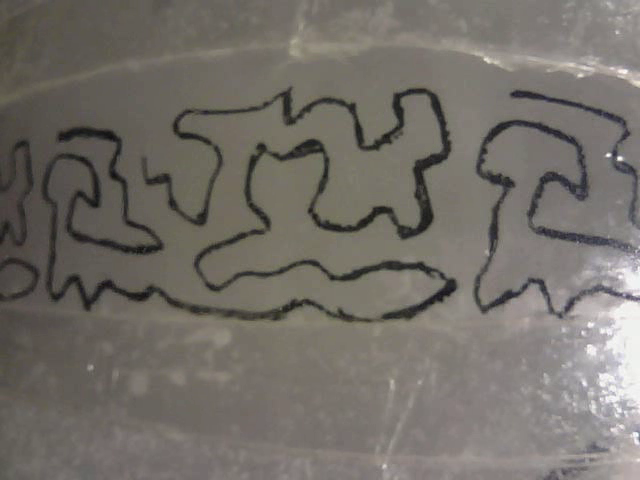
#> input picture frame 30 of experiments/contraction_prediction/skin_test/video_20260227_152058.mp4, 640 x 480 px, given in place of the camera
$ python live_extraction.py
#> lines starting #> are read from the running program, lines starting #| are printed output that depends on the picture; after the words box and inside, x2 and y2 are one past the last pixel; in counts of white or black regions, pixels touching at a corner belong together
"""
Live pattern extraction preview.
Shows the camera feed with the ROI highlighted, and the extracted pattern side-by-side.
Press Q or ESC to quit.
"""

import cv2
import json
import os
import sys
import numpy as np
from datetime import datetime

# ── Find camera ──────────────────────────────────────────────────────────────
def find_camera_index(target_w: int = 640, target_h: int = 480, fallback: int = 0) -> int:
    for i in range(6):
        cap = cv2.VideoCapture(i)
        if cap.isOpened():
            w = int(cap.get(cv2.CAP_PROP_FRAME_WIDTH))
            h = int(cap.get(cv2.CAP_PROP_FRAME_HEIGHT))
            cap.release()
            if w == target_w and h == target_h:
                return i
    return fallback

CAM_INDEX = find_camera_index(640, 480)

# ── Load ROI ─────────────────────────────────────────────────────────────────
_roi_path = os.path.join(os.path.dirname(__file__), '..', 'roi.json')
with open(os.path.abspath(_roi_path)) as f:
#> (reads roi.json from the repository)
    _roi = json.load(f)
RX, RY, RW, RH = _roi['x'], _roi['y'], _roi['w'], _roi['h']

# ── Pattern extraction ────────────────────────────────────────────────────────
_clahe = cv2.createCLAHE(clipLimit=2.0, tileGridSize=(8, 8))

def _homomorphic(gray: np.ndarray, sigma: float = 60) -> np.ndarray:
    log_img = np.log(gray.astype(np.float32) + 1.0)
    blur = cv2.GaussianBlur(log_img, (0, 0), sigma)
    filtered = 0.5 * blur + 1.5 * (log_img - blur)
    out = np.exp(filtered) - 1.0
    return cv2.normalize(out, None, 0.0, 255.0, cv2.NORM_MINMAX).astype(np.uint8)


def extract_pattern(bgr_frame: np.ndarray) -> np.ndarray:
    gray = cv2.cvtColor(bgr_frame, cv2.COLOR_BGR2GRAY)
    # Remove specular glare before local contrast enhancement
    gray = _homomorphic(gray)
    # Enhance local contrast so ink stands out even in dim lighting
    enhanced = _clahe.apply(gray)
    # THRESH_BINARY: bright ink (white on dark) → white, background → black
    # Negative C means pixel must be brighter than local mean + |C|
    pattern = cv2.adaptiveThreshold(
        enhanced, 255,
        cv2.ADAPTIVE_THRESH_GAUSSIAN_C,
        cv2.THRESH_BINARY,
        blockSize=21, C=-20,
    )
    # Global brightness floor — reject anything too dim to be ink
    _, global_mask = cv2.threshold(enhanced, 130, 255, cv2.THRESH_BINARY)
    pattern = cv2.bitwise_and(pattern, global_mask)

    kernel = cv2.getStructuringElement(cv2.MORPH_ELLIPSE, (2, 2))
    pattern = cv2.morphologyEx(pattern, cv2.MORPH_OPEN, kernel)
    return cv2.cvtColor(pattern, cv2.COLOR_GRAY2BGR)

# ── Camera ────────────────────────────────────────────────────────────────────
cap = cv2.VideoCapture(CAM_INDEX)
if not cap.isOpened():
    print("Error: could not open camera.")
    sys.exit(1)

cap.set(cv2.CAP_PROP_FPS, 30)
for _ in range(10):
    cap.read()
#> this loop made 10 passes
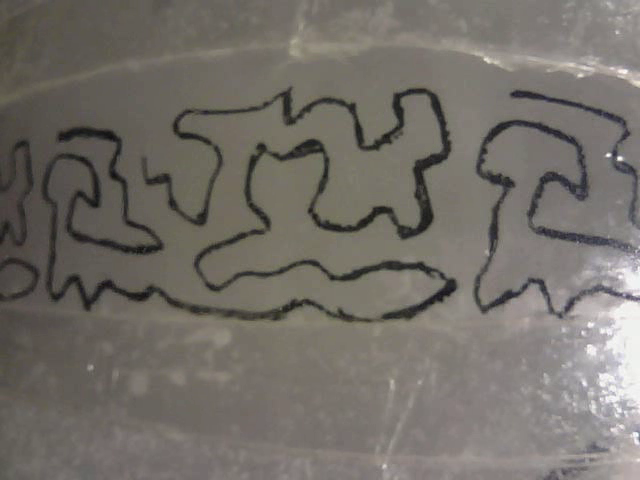
#> input picture frame 30 of experiments/contraction_prediction/skin_test/video_20260227_152058.mp4, 640 x 480 px, given in place of the camera
print(f"Camera opened. Press S to select ROI, R to start/stop recording, Q or ESC to quit.")

OUTPUT_DIR = os.path.join(os.path.dirname(__file__), "output")
os.makedirs(OUTPUT_DIR, exist_ok=True)
recording = False
writer    = None
video_path = None

while True:
    ret, frame = cap.read()
    if not ret:
        continue

    # Draw ROI rectangle on the full frame
    display = frame.copy()
    cv2.rectangle(display, (RX, RY), (RX + RW, RY + RH), (0, 255, 0), 2)
#> display: shape (480, 640, 3); mean B, G, R 102.2, 113.4, 112.9

    # Crop and extract pattern
    crop    = frame[RY:RY + RH, RX:RX + RW]
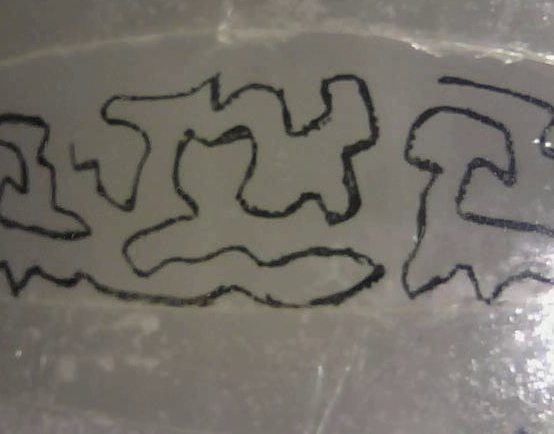
#> crop: shape (434, 554, 3); mean B, G, R 105.6, 112.4, 116.9
    pattern = extract_pattern(crop)
#> in _homomorphic, `blur = cv2.GaussianBlur(log_img, (0, 0), sigma)`:
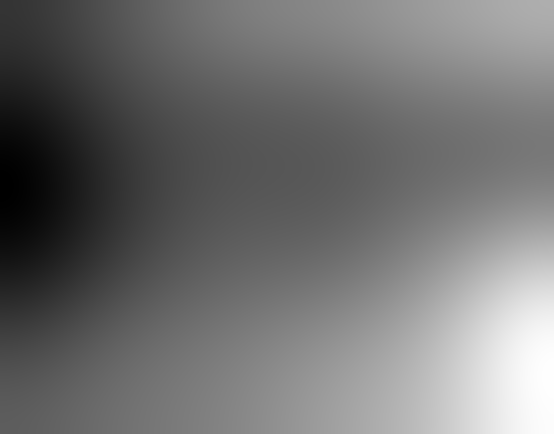
#> blur: shape (434, 554) float32; min 4.39, max 5.09, mean 4.7; drawn with min black and max white
#> in _homomorphic, `filtered = 0.5 * blur + 1.5 * (log_img - blur)`:
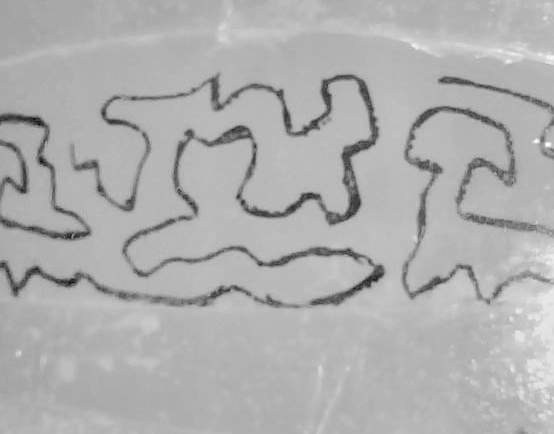
#> filtered: shape (434, 554) float32; min -0.391, max 3.6, mean 2.35; drawn with min black and max white
#> in _homomorphic, `out = np.exp(filtered) - 1.0`:
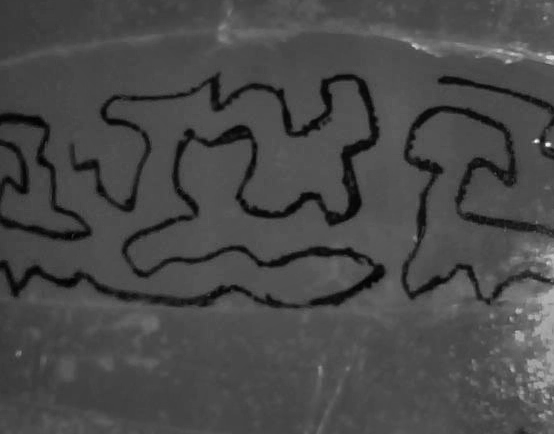
#> out: shape (434, 554) float32; min -0.324, max 35.46, mean 10; drawn with min black and max white
#> in extract_pattern, `enhanced = _clahe.apply(gray)`:
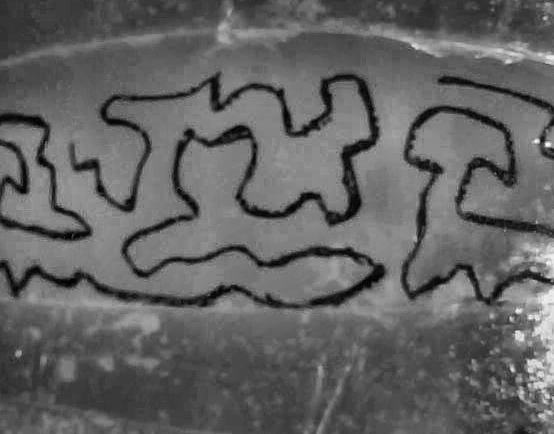
#> enhanced: shape (434, 554); min 1, max 255, mean 98.5
#> in extract_pattern, `pattern = cv2.adaptiveThreshold( enhanced, 255, cv2.ADAPTIVE_THRESH_GA..`:
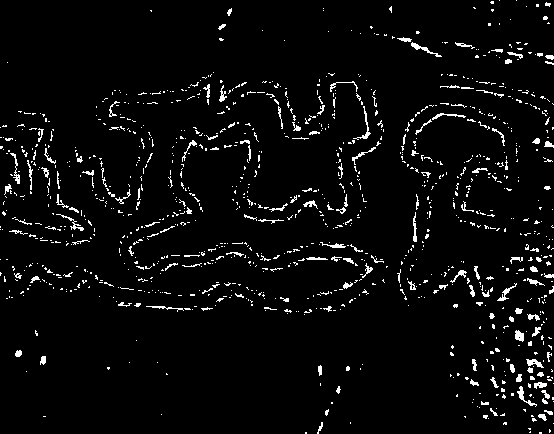
#> pattern: shape (434, 554); 4.1% white in thin lines or dots
#> in extract_pattern, `_, global_mask = cv2.threshold(enhanced, 130, 255, cv2.THRESH_BINARY)`: global_mask: shape (434, 554); 18.5% white; 538 white regions (473 under 20 px), largest, box (x1, y1, x2, y2) and area: (180, 92, 369, 205) 7538, (47, 131, 154, 268) 4073, (325, 209, 417, 319) 3509
#> in extract_pattern, `pattern = cv2.bitwise_and(pattern, global_mask)`: pattern: shape (434, 554); 1.9% white in thin lines or dots
#> in extract_pattern, `pattern = cv2.morphologyEx(pattern, cv2.MORPH_OPEN, kernel)`: pattern: shape (434, 554); 1.2% white in thin lines or dots
#> in extract_pattern, `return cv2.cvtColor(pattern, cv2.COLOR_GRAY2BGR)`: returned value: shape (434, 554, 3); 1.2% white in thin lines or dots

    # Resize pattern to match full frame height for side-by-side display
    scale   = frame.shape[0] / pattern.shape[0]
#> scale = 1.11
    pattern_resized = cv2.resize(pattern, (int(pattern.shape[1] * scale), frame.shape[0]))

    # Side-by-side: full frame with ROI box | extracted pattern
    divider = np.full((frame.shape[0], 4, 3), 180, dtype=np.uint8)
    combined = np.hstack([display, divider, pattern_resized])
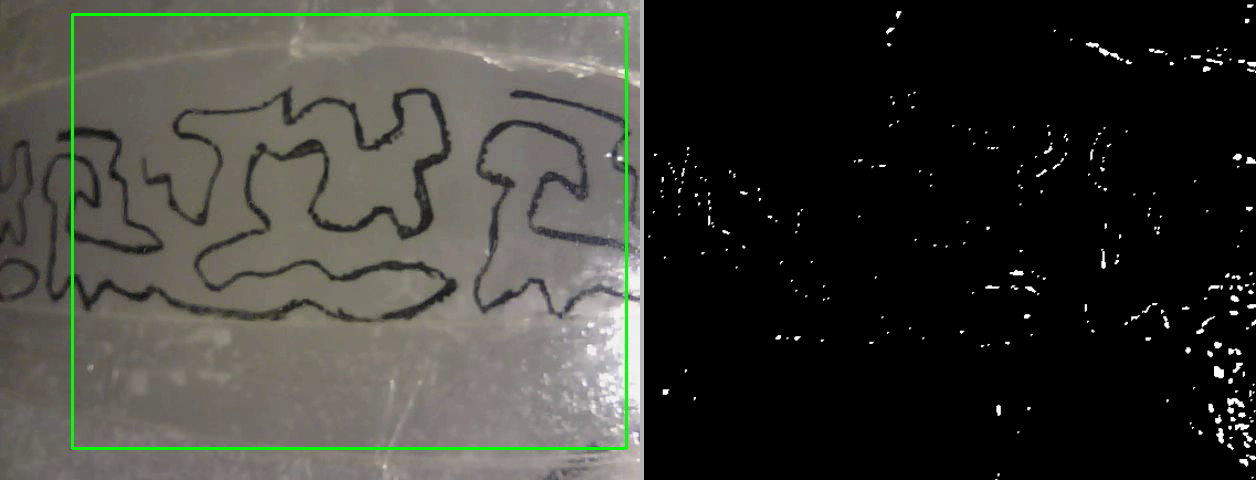
#> combined: shape (480, 1256, 3); mean B, G, R 54.1, 59.8, 59.6

    if recording:
        writer.write(combined)
        cv2.circle(combined, (18, 22), 10, (0, 0, 255), -1)
        cv2.putText(combined, "REC", (35, 30), cv2.FONT_HERSHEY_SIMPLEX, 0.8, (0, 0, 255), 2)

    cv2.imshow("Live Extraction  |  Left: camera + ROI   Right: extracted pattern", combined)

    key = cv2.waitKey(1) & 0xFF
#> (key q is pressed here)
    if key in (ord('s'), ord('S')):
        roi_sel = cv2.selectROI("Select ROI — drag then press Enter/Space, C to cancel",
                                frame, fromCenter=False, showCrosshair=True)
        cv2.destroyWindow("Select ROI — drag then press Enter/Space, C to cancel")
        if roi_sel[2] > 0 and roi_sel[3] > 0:
            RX, RY, RW, RH = int(roi_sel[0]), int(roi_sel[1]), int(roi_sel[2]), int(roi_sel[3])
            roi_data = {'x': RX, 'y': RY, 'w': RW, 'h': RH}
            _roi_abs = os.path.abspath(_roi_path)
            with open(_roi_abs, 'w') as _f:
                json.dump(roi_data, _f, indent=2)
            print(f"ROI saved: x={RX}, y={RY}, w={RW}, h={RH}", flush=True)
    elif key in (ord('r'), ord('R')):
        if not recording:
            stamp      = datetime.now().strftime("%Y%m%d_%H%M%S")
            video_path = os.path.join(OUTPUT_DIR, f"preprocessing_{stamp}.mp4")
            fourcc     = cv2.VideoWriter_fourcc(*'mp4v')
            writer     = cv2.VideoWriter(video_path, fourcc, 30, (combined.shape[1], combined.shape[0]))
            recording  = True
            print(f"Recording: {video_path}", flush=True)
        else:
            recording = False
            writer.release()
            writer = None
            print(f"Saved: {video_path}", flush=True)
    elif key in (ord('q'), ord('Q'), 27):
        break

if recording and writer:
    writer.release()
    print(f"Saved: {video_path}", flush=True)

cap.release()
cv2.destroyAllWindows()
